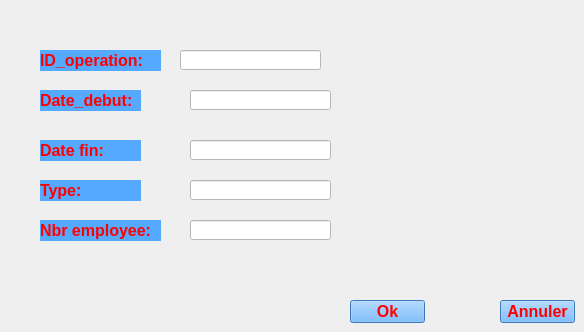
    <widget class="QWidget" name="page_5">
     <widget class="QLabel" name="label_9">
      <property name="geometry">
       <rect>
        <x>40</x>
        <y>90</y>
        <width>101</width>
        <height>21</height>
       </rect>
      </property>
      <property name="font">
       <font>
        <pointsize>12</pointsize>
        <weight>75</weight>
        <bold>true</bold>
       </font>
      </property>
      <property name="styleSheet">
       <string notr="true">color: rgb(255, 0, 0);
background-color: rgb(85, 170, 255);</string>
      </property>
      <property name="text">
       <string>Date_debut:</string>
      </property>
     </widget>
     <widget class="QLabel" name="label_10">
      <property name="geometry">
       <rect>
        <x>40</x>
        <y>50</y>
        <width>121</width>
        <height>21</height>
       </rect>
      </property>
      <property name="font">
       <font>
        <pointsize>12</pointsize>
        <weight>75</weight>
        <bold>true</bold>
       </font>
      </property>
      <property name="styleSheet">
       <string notr="true">color: rgb(255, 0, 0);
background-color: rgb(85, 170, 255);</string>
      </property>
      <property name="text">
       <string>ID_operation:</string>
      </property>
     </widget>
     <widget class="QLabel" name="label_11">
      <property name="geometry">
       <rect>
        <x>40</x>
        <y>140</y>
        <width>101</width>
        <height>21</height>
       </rect>
      </property>
      <property name="font">
       <font>
        <pointsize>12</pointsize>
        <weight>75</weight>
        <bold>true</bold>
       </font>
      </property>
      <property name="styleSheet">
       <string notr="true">color: rgb(255, 0, 0);
background-color: rgb(85, 170, 255);</string>
      </property>
      <property name="text">
       <string>Date fin:</string>
      </property>
     </widget>
     <widget class="QLabel" name="label_12">
      <property name="geometry">
       <rect>
        <x>40</x>
        <y>180</y>
        <width>101</width>
        <height>21</height>
       </rect>
      </property>
      <property name="font">
       <font>
        <pointsize>12</pointsize>
        <weight>75</weight>
        <bold>true</bold>
       </font>
      </property>
      <property name="styleSheet">
       <string notr="true">color: rgb(255, 0, 0);
background-color: rgb(85, 170, 255);</string>
      </property>
      <property name="text">
       <string>Type:</string>
      </property>
     </widget>
     <widget class="QLabel" name="label_13">
      <property name="geometry">
       <rect>
        <x>40</x>
        <y>220</y>
        <width>121</width>
        <height>21</height>
       </rect>
      </property>
      <property name="font">
       <font>
        <pointsize>12</pointsize>
        <weight>75</weight>
        <bold>true</bold>
       </font>
      </property>
      <property name="styleSheet">
       <string notr="true">color: rgb(255, 0, 0);
background-color: rgb(85, 170, 255);</string>
      </property>
      <property name="text">
       <string>Nbr employee:</string>
      </property>
     </widget>
     <widget class="QLineEdit" name="lineEditi_operation">
      <property name="geometry">
       <rect>
        <x>180</x>
        <y>50</y>
        <width>141</width>
        <height>20</height>
       </rect>
      </property>
      <property name="styleSheet">
       <string notr="true">
background-color: rgb(255, 255, 255);
color: rgb(255, 255, 255);</string>
      </property>
     </widget>
     <widget class="QLineEdit" name="lineEditdatedebut">
      <property name="geometry">
       <rect>
        <x>190</x>
        <y>90</y>
        <width>141</width>
        <height>20</height>
       </rect>
      </property>
      <property name="styleSheet">
       <string notr="true">
background-color: rgb(255, 255, 255);
color: rgb(255, 255, 255);</string>
      </property>
     </widget>
     <widget class="QLineEdit" name="lineEditdatefin">
      <property name="geometry">
       <rect>
        <x>190</x>
        <y>140</y>
        <width>141</width>
        <height>20</height>
       </rect>
      </property>
      <property name="styleSheet">
       <string notr="true">background-color: rgb(255, 255, 255);
color: rgb(255, 255, 255);</string>
      </property>
     </widget>
     <widget class="QLineEdit" name="lineEdittype">
      <property name="geometry">
       <rect>
        <x>190</x>
        <y>180</y>
        <width>141</width>
        <height>20</height>
       </rect>
      </property>
      <property name="styleSheet">
       <string notr="true">background-color: rgb(255, 255, 255);
color: rgb(255, 255, 255);</string>
      </property>
     </widget>
     <widget class="QLineEdit" name="lineEditnbremployee">
      <property name="geometry">
       <rect>
        <x>190</x>
        <y>220</y>
        <width>141</width>
        <height>20</height>
       </rect>
      </property>
      <property name="styleSheet">
       <string notr="true">background-color: rgb(255, 255, 255);
color: rgb(255, 255, 255);</string>
      </property>
     </widget>
     <widget class="QPushButton" name="pushButton_anuulerp3">
      <property name="geometry">
       <rect>
        <x>500</x>
        <y>300</y>
        <width>75</width>
        <height>23</height>
       </rect>
      </property>
      <property name="font">
       <font>
        <pointsize>12</pointsize>
        <weight>75</weight>
        <bold>true</bold>
       </font>
      </property>
      <property name="styleSheet">
       <string notr="true">color: rgb(170, 0, 0);
background-color: rgb(85, 170, 255);
color: qlineargradient(spread:pad, x1:0, y1:0, x2:0, y2:1, stop:0 rgba(255, 255, 255, 255), stop:0.495 rgba(255, 255, 255, 255), stop:0.505 rgba(255, 0, 0, 255), stop:1 rgba(255, 0, 0, 255));</string>
      </property>
      <property name="text">
       <string>Annuler</string>
      </property>
     </widget>
     <widget class="QPushButton" name="pushButton_okp3">
      <property name="geometry">
       <rect>
        <x>350</x>
        <y>300</y>
        <width>75</width>
        <height>23</height>
       </rect>
      </property>
      <property name="font">
       <font>
        <pointsize>12</pointsize>
        <weight>75</weight>
        <bold>true</bold>
       </font>
      </property>
      <property name="styleSheet">
       <string notr="true">color: rgb(170, 0, 0);
background-color: rgb(85, 170, 255);
color: qlineargradient(spread:pad, x1:0, y1:0, x2:0, y2:1, stop:0 rgba(255, 255, 255, 255), stop:0.495 rgba(255, 255, 255, 255), stop:0.505 rgba(255, 0, 0, 255), stop:1 rgba(255, 0, 0, 255));</string>
      </property>
      <property name="text">
       <string>Ok</string>
      </property>
     </widget>
    </widget>
